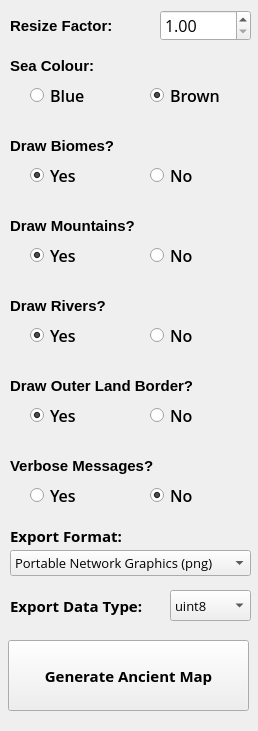
      <widget class="QWidget" name="pgAncient">
       <property name="geometry">
        <rect>
         <x>0</x>
         <y>0</y>
         <width>258</width>
         <height>731</height>
        </rect>
       </property>
       <attribute name="label">
        <string>Ancient Map Options</string>
       </attribute>
       <widget class="QGroupBox" name="grpBiomes">
        <property name="geometry">
         <rect>
          <x>10</x>
          <y>160</y>
          <width>241</width>
          <height>31</height>
         </rect>
        </property>
        <property name="font">
         <font>
          <family>Open Sans</family>
          <pointsize>-1</pointsize>
          <weight>62</weight>
          <italic>false</italic>
          <bold>true</bold>
         </font>
        </property>
        <property name="styleSheet">
         <string notr="true">font-family: Open Sans;
font-size: 16px;
font-style: normal;
font-variant: normal;
font-weight: 500;
border:0;</string>
        </property>
        <property name="title">
         <string/>
        </property>
        <widget class="QRadioButton" name="rdoBiomesYes_3">
         <property name="geometry">
          <rect>
           <x>20</x>
           <y>0</y>
           <width>86</width>
           <height>31</height>
          </rect>
         </property>
         <property name="font">
          <font>
           <family>Open Sans</family>
           <pointsize>-1</pointsize>
           <weight>62</weight>
           <italic>false</italic>
           <bold>true</bold>
          </font>
         </property>
         <property name="text">
          <string>Yes</string>
         </property>
         <property name="checked">
          <bool>true</bool>
         </property>
        </widget>
        <widget class="QRadioButton" name="rdoBiomesNo_3">
         <property name="geometry">
          <rect>
           <x>140</x>
           <y>0</y>
           <width>86</width>
           <height>31</height>
          </rect>
         </property>
         <property name="font">
          <font>
           <family>Open Sans</family>
           <pointsize>-1</pointsize>
           <weight>62</weight>
           <italic>false</italic>
           <bold>true</bold>
          </font>
         </property>
         <property name="text">
          <string>No</string>
         </property>
         <property name="checked">
          <bool>false</bool>
         </property>
        </widget>
       </widget>
       <widget class="QLabel" name="label_36">
        <property name="geometry">
         <rect>
          <x>10</x>
          <y>50</y>
          <width>241</width>
          <height>31</height>
         </rect>
        </property>
        <property name="font">
         <font>
          <pointsize>11</pointsize>
          <weight>75</weight>
          <bold>true</bold>
         </font>
        </property>
        <property name="text">
         <string>Sea Colour:</string>
        </property>
       </widget>
       <widget class="QGroupBox" name="grpSea">
        <property name="geometry">
         <rect>
          <x>10</x>
          <y>80</y>
          <width>241</width>
          <height>31</height>
         </rect>
        </property>
        <property name="font">
         <font>
          <family>Open Sans</family>
          <pointsize>-1</pointsize>
          <weight>62</weight>
          <italic>false</italic>
          <bold>true</bold>
         </font>
        </property>
        <property name="styleSheet">
         <string notr="true">font-family: Open Sans;
font-size: 16px;
font-style: normal;
font-variant: normal;
font-weight: 500;
border:0;</string>
        </property>
        <property name="title">
         <string/>
        </property>
        <widget class="QRadioButton" name="rdoSeaBlue_3">
         <property name="geometry">
          <rect>
           <x>20</x>
           <y>0</y>
           <width>86</width>
           <height>31</height>
          </rect>
         </property>
         <property name="font">
          <font>
           <family>Open Sans</family>
           <pointsize>-1</pointsize>
           <weight>62</weight>
           <italic>false</italic>
           <bold>true</bold>
          </font>
         </property>
         <property name="text">
          <string>Blue</string>
         </property>
        </widget>
        <widget class="QRadioButton" name="rdoSeaBrown_3">
         <property name="geometry">
          <rect>
           <x>140</x>
           <y>0</y>
           <width>86</width>
           <height>31</height>
          </rect>
         </property>
         <property name="font">
          <font>
           <family>Open Sans</family>
           <pointsize>-1</pointsize>
           <weight>62</weight>
           <italic>false</italic>
           <bold>true</bold>
          </font>
         </property>
         <property name="text">
          <string>Brown</string>
         </property>
         <property name="checked">
          <bool>true</bool>
         </property>
        </widget>
       </widget>
       <widget class="QComboBox" name="cboAncData">
        <property name="geometry">
         <rect>
          <x>170</x>
          <y>590</y>
          <width>81</width>
          <height>31</height>
         </rect>
        </property>
        <property name="font">
         <font>
          <family>Open Sans</family>
          <pointsize>10</pointsize>
         </font>
        </property>
        <property name="currentIndex">
         <number>0</number>
        </property>
        <item>
         <property name="text">
          <string>uint8</string>
         </property>
        </item>
        <item>
         <property name="text">
          <string>int16</string>
         </property>
        </item>
        <item>
         <property name="text">
          <string>uint16</string>
         </property>
        </item>
        <item>
         <property name="text">
          <string>int32</string>
         </property>
        </item>
        <item>
         <property name="text">
          <string>uint32</string>
         </property>
        </item>
        <item>
         <property name="text">
          <string>int64</string>
         </property>
        </item>
        <item>
         <property name="text">
          <string>uint64</string>
         </property>
        </item>
        <item>
         <property name="text">
          <string>float16</string>
         </property>
        </item>
        <item>
         <property name="text">
          <string>float32</string>
         </property>
        </item>
        <item>
         <property name="text">
          <string>float64</string>
         </property>
        </item>
       </widget>
       <widget class="QLabel" name="label_37">
        <property name="geometry">
         <rect>
          <x>10</x>
          <y>130</y>
          <width>241</width>
          <height>31</height>
         </rect>
        </property>
        <property name="font">
         <font>
          <pointsize>11</pointsize>
          <weight>75</weight>
          <bold>true</bold>
         </font>
        </property>
        <property name="text">
         <string>Draw Biomes?</string>
        </property>
       </widget>
       <widget class="QLabel" name="label_42">
        <property name="geometry">
         <rect>
          <x>10</x>
          <y>520</y>
          <width>161</width>
          <height>31</height>
         </rect>
        </property>
        <property name="font">
         <font>
          <family>Open Sans</family>
          <pointsize>11</pointsize>
          <weight>75</weight>
          <bold>true</bold>
         </font>
        </property>
        <property name="text">
         <string>Export Format:</string>
        </property>
       </widget>
       <widget class="QLabel" name="label_40">
        <property name="geometry">
         <rect>
          <x>10</x>
          <y>370</y>
          <width>241</width>
          <height>31</height>
         </rect>
        </property>
        <property name="font">
         <font>
          <pointsize>11</pointsize>
          <weight>75</weight>
          <bold>true</bold>
         </font>
        </property>
        <property name="text">
         <string>Draw Outer Land Border?</string>
        </property>
       </widget>
       <widget class="QGroupBox" name="grpMountains">
        <property name="geometry">
         <rect>
          <x>10</x>
          <y>240</y>
          <width>241</width>
          <height>31</height>
         </rect>
        </property>
        <property name="font">
         <font>
          <family>Open Sans</family>
          <pointsize>-1</pointsize>
          <weight>62</weight>
          <italic>false</italic>
          <bold>true</bold>
         </font>
        </property>
        <property name="styleSheet">
         <string notr="true">font-family: Open Sans;
font-size: 16px;
font-style: normal;
font-variant: normal;
font-weight: 500;
border:0;</string>
        </property>
        <property name="title">
         <string/>
        </property>
        <widget class="QRadioButton" name="rdoMountYes_3">
         <property name="geometry">
          <rect>
           <x>20</x>
           <y>0</y>
           <width>86</width>
           <height>31</height>
          </rect>
         </property>
         <property name="font">
          <font>
           <family>Open Sans</family>
           <pointsize>-1</pointsize>
           <weight>62</weight>
           <italic>false</italic>
           <bold>true</bold>
          </font>
         </property>
         <property name="text">
          <string>Yes</string>
         </property>
         <property name="checked">
          <bool>true</bool>
         </property>
        </widget>
        <widget class="QRadioButton" name="rdoMountNo_3">
         <property name="geometry">
          <rect>
           <x>140</x>
           <y>0</y>
           <width>86</width>
           <height>31</height>
          </rect>
         </property>
         <property name="font">
          <font>
           <family>Open Sans</family>
           <pointsize>-1</pointsize>
           <weight>62</weight>
           <italic>false</italic>
           <bold>true</bold>
          </font>
         </property>
         <property name="text">
          <string>No</string>
         </property>
         <property name="checked">
          <bool>false</bool>
         </property>
        </widget>
       </widget>
       <widget class="QGroupBox" name="grpRivers">
        <property name="geometry">
         <rect>
          <x>10</x>
          <y>320</y>
          <width>241</width>
          <height>31</height>
         </rect>
        </property>
        <property name="font">
         <font>
          <family>Open Sans</family>
          <pointsize>-1</pointsize>
          <weight>62</weight>
          <italic>false</italic>
          <bold>true</bold>
         </font>
        </property>
        <property name="styleSheet">
         <string notr="true">font-family: Open Sans;
font-size: 16px;
font-style: normal;
font-variant: normal;
font-weight: 500;
border:0;</string>
        </property>
        <property name="title">
         <string/>
        </property>
        <widget class="QRadioButton" name="rdoRiverYes_3">
         <property name="geometry">
          <rect>
           <x>20</x>
           <y>0</y>
           <width>86</width>
           <height>31</height>
          </rect>
         </property>
         <property name="font">
          <font>
           <family>Open Sans</family>
           <pointsize>-1</pointsize>
           <weight>62</weight>
           <italic>false</italic>
           <bold>true</bold>
          </font>
         </property>
         <property name="text">
          <string>Yes</string>
         </property>
         <property name="checked">
          <bool>true</bool>
         </property>
        </widget>
        <widget class="QRadioButton" name="rdoRiverNo_3">
         <property name="geometry">
          <rect>
           <x>140</x>
           <y>0</y>
           <width>86</width>
           <height>31</height>
          </rect>
         </property>
         <property name="font">
          <font>
           <family>Open Sans</family>
           <pointsize>-1</pointsize>
           <weight>62</weight>
           <italic>false</italic>
           <bold>true</bold>
          </font>
         </property>
         <property name="text">
          <string>No</string>
         </property>
         <property name="checked">
          <bool>false</bool>
         </property>
        </widget>
       </widget>
       <widget class="QLabel" name="label_38">
        <property name="geometry">
         <rect>
          <x>10</x>
          <y>210</y>
          <width>241</width>
          <height>31</height>
         </rect>
        </property>
        <property name="font">
         <font>
          <pointsize>11</pointsize>
          <weight>75</weight>
          <bold>true</bold>
         </font>
        </property>
        <property name="text">
         <string>Draw Mountains?</string>
        </property>
       </widget>
       <widget class="QDoubleSpinBox" name="spnResize">
        <property name="geometry">
         <rect>
          <x>160</x>
          <y>10</y>
          <width>91</width>
          <height>31</height>
         </rect>
        </property>
        <property name="font">
         <font>
          <family>Open Sans</family>
          <pointsize>-1</pointsize>
         </font>
        </property>
        <property name="styleSheet">
         <string notr="true">font-family: Open Sans;
font-size: 16px;</string>
        </property>
        <property name="minimum">
         <double>1.000000000000000</double>
        </property>
        <property name="value">
         <double>1.000000000000000</double>
        </property>
       </widget>
       <widget class="QGroupBox" name="grpBorder">
        <property name="geometry">
         <rect>
          <x>10</x>
          <y>400</y>
          <width>241</width>
          <height>31</height>
         </rect>
        </property>
        <property name="font">
         <font>
          <family>Open Sans</family>
          <pointsize>-1</pointsize>
          <weight>62</weight>
          <italic>false</italic>
          <bold>true</bold>
         </font>
        </property>
        <property name="styleSheet">
         <string notr="true">font-family: Open Sans;
font-size: 16px;
font-style: normal;
font-variant: normal;
font-weight: 500;
border:0;</string>
        </property>
        <property name="title">
         <string/>
        </property>
        <widget class="QRadioButton" name="rdoLandYes_3">
         <property name="geometry">
          <rect>
           <x>20</x>
           <y>0</y>
           <width>86</width>
           <height>31</height>
          </rect>
         </property>
         <property name="font">
          <font>
           <family>Open Sans</family>
           <pointsize>-1</pointsize>
           <weight>62</weight>
           <italic>false</italic>
           <bold>true</bold>
          </font>
         </property>
         <property name="text">
          <string>Yes</string>
         </property>
         <property name="checked">
          <bool>true</bool>
         </property>
        </widget>
        <widget class="QRadioButton" name="rdoLandNo_3">
         <property name="geometry">
          <rect>
           <x>140</x>
           <y>0</y>
           <width>86</width>
           <height>31</height>
          </rect>
         </property>
         <property name="font">
          <font>
           <family>Open Sans</family>
           <pointsize>-1</pointsize>
           <weight>62</weight>
           <italic>false</italic>
           <bold>true</bold>
          </font>
         </property>
         <property name="text">
          <string>No</string>
         </property>
         <property name="checked">
          <bool>false</bool>
         </property>
        </widget>
       </widget>
       <widget class="QLabel" name="label_39">
        <property name="geometry">
         <rect>
          <x>10</x>
          <y>290</y>
          <width>241</width>
          <height>31</height>
         </rect>
        </property>
        <property name="font">
         <font>
          <pointsize>11</pointsize>
          <weight>75</weight>
          <bold>true</bold>
         </font>
        </property>
        <property name="text">
         <string>Draw Rivers?</string>
        </property>
       </widget>
       <widget class="QLabel" name="label_41">
        <property name="geometry">
         <rect>
          <x>10</x>
          <y>590</y>
          <width>151</width>
          <height>31</height>
         </rect>
        </property>
        <property name="font">
         <font>
          <family>Open Sans</family>
          <pointsize>11</pointsize>
          <weight>75</weight>
          <bold>true</bold>
         </font>
        </property>
        <property name="text">
         <string>Export Data Type:</string>
        </property>
       </widget>
       <widget class="QLabel" name="label_35">
        <property name="geometry">
         <rect>
          <x>10</x>
          <y>10</y>
          <width>121</width>
          <height>31</height>
         </rect>
        </property>
        <property name="font">
         <font>
          <pointsize>11</pointsize>
          <weight>75</weight>
          <bold>true</bold>
         </font>
        </property>
        <property name="text">
         <string>Resize Factor:</string>
        </property>
       </widget>
       <widget class="QComboBox" name="cboAncFormat">
        <property name="geometry">
         <rect>
          <x>10</x>
          <y>550</y>
          <width>241</width>
          <height>26</height>
         </rect>
        </property>
        <property name="font">
         <font>
          <family>Open Sans</family>
          <pointsize>10</pointsize>
         </font>
        </property>
        <property name="currentIndex">
         <number>1</number>
        </property>
        <property name="sizeAdjustPolicy">
         <enum>QComboBox::AdjustToContentsOnFirstShow</enum>
        </property>
        <item>
         <property name="text">
          <string>JPEG / JFIF (jpeg)</string>
         </property>
        </item>
        <item>
         <property name="text">
          <string>Portable Network Graphics (png)</string>
         </property>
        </item>
        <item>
         <property name="text">
          <string>Microsoft Windows Device Independent Bitmap (bmp)</string>
         </property>
        </item>
        <item>
         <property name="text">
          <string>Graphics Interchange Format (gif)</string>
         </property>
        </item>
        <item>
         <property name="text">
          <string>TIFF / BigTIFF / GeoTIFF (tif)</string>
         </property>
        </item>
        <item>
         <property name="text">
          <string>X11 Pixmap (xpm)</string>
         </property>
        </item>
        <item>
         <property name="text">
          <string>Arc/Info Binary Grid (adf)</string>
         </property>
        </item>
        <item>
         <property name="text">
          <string>Bathymetry Attributed Grid (bag)</string>
         </property>
        </item>
        <item>
         <property name="text">
          <string>BSB Nautical Chart Format (kap)</string>
         </property>
        </item>
        <item>
         <property name="text">
          <string>Envisat Image Product (n1)</string>
         </property>
        </item>
        <item>
         <property name="text">
          <string>Erdas Imagine (img)</string>
         </property>
        </item>
        <item>
         <property name="text">
          <string>Erdas Compressed Wavelets (ecw)</string>
         </property>
        </item>
        <item>
         <property name="text">
          <string>ERMapper (ers)</string>
         </property>
        </item>
        <item>
         <property name="text">
          <string>EUMETSAT Archive Native (nat)</string>
         </property>
        </item>
        <item>
         <property name="text">
          <string>FITS (fits)</string>
         </property>
        </item>
        <item>
         <property name="text">
          <string>GDAL Virtual (vrt)</string>
         </property>
        </item>
        <item>
         <property name="text">
          <string>Generic Tagged Arrays (gta)</string>
         </property>
        </item>
        <item>
         <property name="text">
          <string>In Memory Raster (mem)</string>
         </property>
        </item>
        <item>
         <property name="text">
          <string>Japanese DEM (mem)</string>
         </property>
        </item>
        <item>
         <property name="text">
          <string>Swedish Grid RIK (rik)</string>
         </property>
        </item>
        <item>
         <property name="text">
          <string>Terragen Heightfield (ter)</string>
         </property>
        </item>
        <item>
         <property name="text">
          <string>USGS ASCII DEM / CDED (dem)</string>
         </property>
        </item>
        <item>
         <property name="text">
          <string>USGS DOQ 1st Generation (doq)</string>
         </property>
        </item>
        <item>
         <property name="text">
          <string>USGS DOQ New Labelled (doq)</string>
         </property>
        </item>
        <item>
         <property name="text">
          <string>WMO GRIB1 / GRIB2 (grb)</string>
         </property>
        </item>
       </widget>
       <widget class="QPushButton" name="btnGenWorld_3">
        <property name="geometry">
         <rect>
          <x>8</x>
          <y>640</y>
          <width>241</width>
          <height>71</height>
         </rect>
        </property>
        <property name="font">
         <font>
          <family>Open Sans</family>
          <pointsize>11</pointsize>
          <weight>75</weight>
          <bold>true</bold>
         </font>
        </property>
        <property name="text">
         <string>Generate Ancient Map</string>
        </property>
       </widget>
       <widget class="QLabel" name="label_43">
        <property name="geometry">
         <rect>
          <x>10</x>
          <y>450</y>
          <width>241</width>
          <height>31</height>
         </rect>
        </property>
        <property name="font">
         <font>
          <pointsize>11</pointsize>
          <weight>75</weight>
          <bold>true</bold>
         </font>
        </property>
        <property name="text">
         <string>Verbose Messages?</string>
        </property>
       </widget>
       <widget class="QGroupBox" name="grpVerbose_2">
        <property name="geometry">
         <rect>
          <x>10</x>
          <y>480</y>
          <width>241</width>
          <height>31</height>
         </rect>
        </property>
        <property name="font">
         <font>
          <family>Open Sans</family>
          <pointsize>-1</pointsize>
          <weight>62</weight>
          <italic>false</italic>
          <bold>true</bold>
         </font>
        </property>
        <property name="styleSheet">
         <string notr="true">font-family: Open Sans;
font-size: 16px;
font-style: normal;
font-variant: normal;
font-weight: 500;
border:0;</string>
        </property>
        <property name="title">
         <string/>
        </property>
        <widget class="QRadioButton" name="rdoVerboseYes">
         <property name="geometry">
          <rect>
           <x>20</x>
           <y>0</y>
           <width>86</width>
           <height>31</height>
          </rect>
         </property>
         <property name="font">
          <font>
           <family>Open Sans</family>
           <pointsize>-1</pointsize>
           <weight>62</weight>
           <italic>false</italic>
           <bold>true</bold>
          </font>
         </property>
         <property name="text">
          <string>Yes</string>
         </property>
         <property name="checked">
          <bool>false</bool>
         </property>
        </widget>
        <widget class="QRadioButton" name="rdoVerboseNo">
         <property name="geometry">
          <rect>
           <x>140</x>
           <y>0</y>
           <width>86</width>
           <height>31</height>
          </rect>
         </property>
         <property name="font">
          <font>
           <family>Open Sans</family>
           <pointsize>-1</pointsize>
           <weight>62</weight>
           <italic>false</italic>
           <bold>true</bold>
          </font>
         </property>
         <property name="text">
          <string>No</string>
         </property>
         <property name="checked">
          <bool>true</bool>
         </property>
        </widget>
       </widget>
      </widget>
